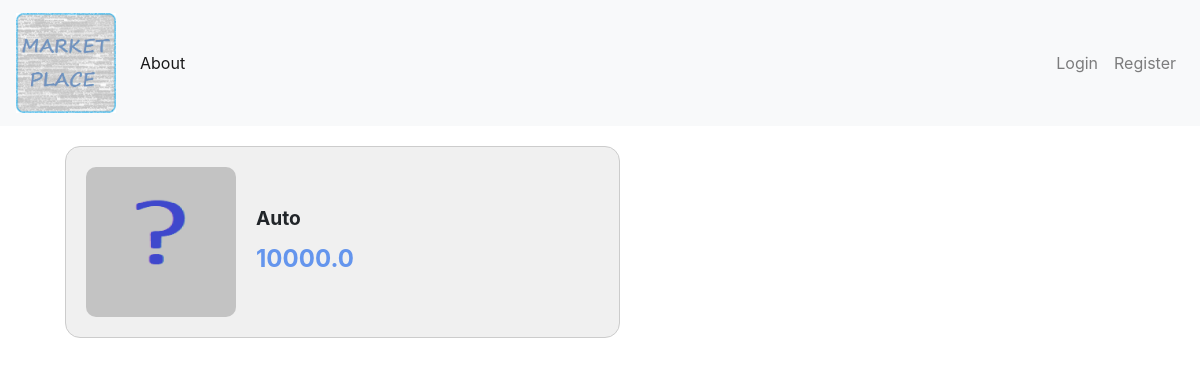
The page /listings on the database its author committed.
### tables this page shows
CREATE TABLE Listings (
    id INTEGER PRIMARY KEY AUTOINCREMENT,
    category INTEGER NOT NULL,
    name TEXT NOT NULL,
    image TEXT,
    description TEXT NOT NULL,
    price REAL,
    created TIMESTAMP NOT NULL DEFAULT CURRENT_TIMESTAMP,
    user_id INTEGER NOT NULL,
    FOREIGN KEY (user_id) REFERENCES User(id)
);

### app.py (the view)
@app.route("/listings")
def show_listings():
    listings = get_all_listings()
    if not listings:
        return render_template('error.html', errormessage = "The Listings could not be displayed, and unknown error occurred")
    return render_template('listings.html', listings = listings)

### templates/listings.html (shortened to what this page needs)
{% extends 'base.html' %}
{% block content %}
<div class="listing-container">
    <ul>
        {% for listing in listings %}
        <li class="listing">
            <div class="listing-box" onclick="window.location.href='{{ url_for('get_listing', id=listing.id) }}'">
                <img src="{{ url_for('static', filename=listing.image if listing.image else 'default-image.jpg') }}" alt="{{ listing.name }}" class="listing-image">
                <div class="listing-details">
                    <h3 class="listing-name">{{ listing.name }}</h3>
                    <div class="listing-price">{{ listing.price }}</div>
                </div>
            </div>
        </li>
        {% endfor %}
    </ul>
</div>
{% endblock %}

### static/css/styles.css (style rules this page uses)
.listing-container { display: flex; flex-direction: column; gap: 20px; }
ul { list-style-type: none; padding: 0; margin: 0; }
.listing { display: flex; justify-content: flex-start; align-items: center; }
.listing-box { display: flex; align-items: center; padding: 20px; background-color: #f0f0f0; border-radius: 15px; border: 1px solid #ccc; width: 50%; margin:20px; }
.listing-image { width: 150px; height: 150px; object-fit: cover; margin-right: 20px; border-radius: 10px; }
.listing-details { display: flex; flex-direction: column; justify-content: center; }
.listing-name { font-size: 1.2em; font-weight: bold; margin: 0; }
.listing-price { font-size: 1.5em; font-weight: bold; color:cornflowerblue; margin-top: 10px; }

### rows shown on the page
Listings: image (placeholder picture), name "Auto", price "10000.0"
